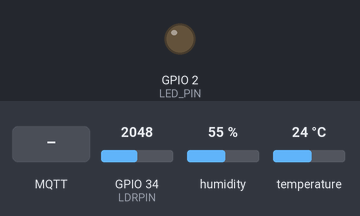
Simulated run of this sketch. Board: ESP32. Shown: output pins drawn as LEDs (lit = HIGH). The inputs (shaded band) are chosen by the test bench; at power-on: GPIO 34 (LDRPIN) = 2048, humidity 55 %, temperature 24 °C. WiFi joins after 1.5 s; servers stay silent unless stated; random numbers use the default seed unless the sketch sets one; no MQTT or app messages arrive unless stated; what the sketch prints to the serial monitor is not drawn.

Above: at 2.7 s.
2.8 s: MQTT message "ligar" arrives on the first subscribed topic
At 3.7 s:
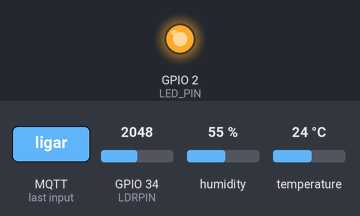
4.3 s: MQTT message "desligar" arrives on the first subscribed topic
At 4.8 s:
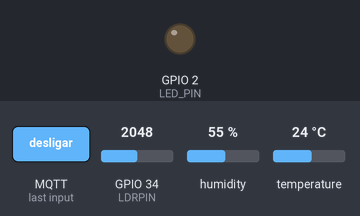
Timing chart, 0 to 7.3 s (numbered marks = the images above; inputs shaded):
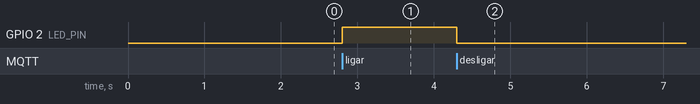

Measured:
- after the input at 2.8 s, GPIO 2 (LED_PIN): LOW → HIGH at once
- after the input at 4.3 s, GPIO 2 (LED_PIN): HIGH → LOW at once

The sketch:

sketchWokiwi.ino
```cpp
#include <WiFi.h>
#include <PubSubClient.h>
#include "DHT.h"

// Wi-Fi nativo do Wokwi
const char* ssid = "Wokwi-GUEST";
const char* password = "";

// IP do Servidor
const char* mqtt_server = "";

// Mapeamento de Pinos
#define DHTPIN 15
#define DHTTYPE DHT22
#define LDRPIN 34
#define LED_PIN 2

DHT dht(DHTPIN, DHTTYPE);
WiFiClient espClient;
PubSubClient client(espClient);

unsigned long lastMsg = 0;


void callback(char* topic, byte* payload, unsigned int length) {
  Serial.print("Mensagem recebida no tópico: ");
  Serial.println(topic);


  String mensagem = "";
  for (int i = 0; i < length; i++) {
    mensagem += (char)payload[i];
  }
  Serial.print("Comando recebido: ");
  Serial.println(mensagem);

  // No MyMQTT, se você enviar exatamente a palavra "ligar", o LED acende.
  if (mensagem == "ligar") {
    digitalWrite(LED_PIN, HIGH);
    Serial.println("Ação: Alerta LIGADO!");
  }
  else if (mensagem == "desligar") {
    digitalWrite(LED_PIN, LOW);
    Serial.println("Ação: Alerta DESLIGADO!");
  }
}

void setup_wifi() {
  delay(10);
  Serial.print("\nConectando-se a ");
  Serial.println(ssid);
  WiFi.begin(ssid, password);

  while (WiFi.status() != WL_CONNECTED) {
    delay(500);
    Serial.print(".");
  }
  Serial.println("\nWiFi conectado. IP: ");
  Serial.println(WiFi.localIP());
}

void reconnect() {
  while (!client.connected()) {
    Serial.print("Tentando conexão MQTT...");
    String clientId = "VinheriaESP32-";
    clientId += String(random(0xffff), HEX);

    if (client.connect(clientId.c_str())) {
      Serial.println("Conectado ao Broker MQTT do professor!");

      // ASSINA o tópico para receber os comandos do celular
      client.subscribe("/TEF/device067/vinheria/cmd");
    } else {
      Serial.print("Falhou, rc=");
      Serial.print(client.state());
      Serial.println(" Tentando novamente em 5 segundos...");
      delay(5000);
    }
  }
}

void setup() {
  Serial.begin(115200);
  pinMode(LED_PIN, OUTPUT);
  digitalWrite(LED_PIN, LOW);

  setup_wifi();

  client.setServer(mqtt_server, 1883);
  client.setCallback(callback);

  dht.begin();
}

void loop() {
  if (!client.connected()) {
    reconnect();
  }
  client.loop();

  unsigned long now = millis();
  if (now - lastMsg > 5000) {
    lastMsg = now;

    float umidade = dht.readHumidity();
    float temperatura = dht.readTemperature();
    int luminosidade = analogRead(LDRPIN);

    if (isnan(umidade) || isnan(temperatura)) {
      Serial.println("Falha na leitura do DHT!");
      return;
    }

    Serial.print("Temp: "); Serial.print(temperatura); Serial.print("°C | ");
    Serial.print("Umid: "); Serial.print(umidade); Serial.print("% | ");
    Serial.print("Luz: "); Serial.println(luminosidade);

    // Envia os dados (Publish) para o servidor
    client.publish("/TEF/device067/vinheria/attrs/t", String(temperatura).c_str());
    client.publish("/TEF/device067/vinheria/attrs/h", String(umidade).c_str());
    client.publish("/TEF/device067/vinheria/attrs/l", String(luminosidade).c_str());
  }
}
```
